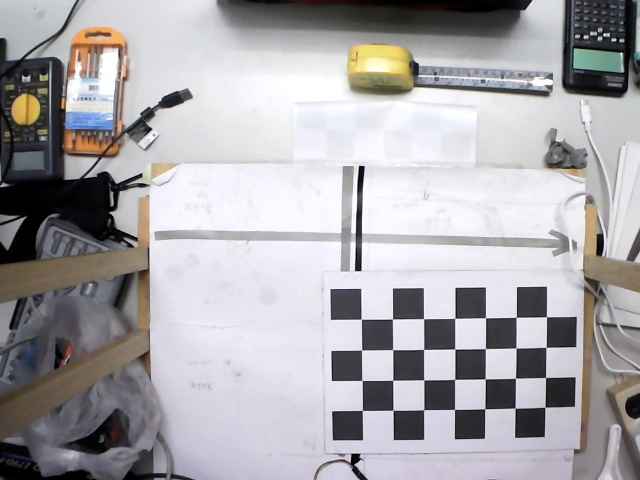
#> input picture YOLOv8/camera_calibration/chessboard2/image_1.jpg, 640 x 480 px, found by its file name; its folder holds only this picture in this run
$ python camera_caliration.py
#> lines starting #> are read from the running program, lines starting #| are printed output that depends on the picture; after the words box and inside, x2 and y2 are one past the last pixel; in counts of white or black regions, pixels touching at a corner belong together
#使用
import numpy as np
import cv2

# 初始化参数
board_cols = 7  #橫向角點個數(行數-1)
board_rows = 4  #直向角點個數(列數-1)
square_size = 35.0   #一小方格邊長

# 准备物体点
objp = np.zeros((board_cols * board_rows, 3), np.float32)#三維點座標
objp[:, :2] = np.mgrid[0:board_cols, 0:board_rows].T.reshape(-1, 2)
objp *= square_size

# 打印物体点以确认
print("Object Points:")
print(objp)

# 存储棋盘格的三维点和图像平面的二维点
objpoints = []  # 3d point in real world space
imgpoints_left = []  # 2d points in left image plane.

# 读取标定图片
image_nums = 17
for i in range(1,image_nums):
    # 更換成電腦上標定圖像的路徑
    img_left = cv2.imread(r"D:\camera_calibration\chessboard2\image_%d.jpg" % i)
#> img_left is the input picture: shape (480, 640, 3); mean B, G, R 170, 166.6, 168.8
    #img_left = cv2.imread(r"C:\Users\acer\Downloads\test2.jpg")
    if img_left is None:
        print(f"Image {i} not found or could not be loaded.")
        continue

    gray_left = cv2.cvtColor(img_left, cv2.COLOR_BGR2GRAY)
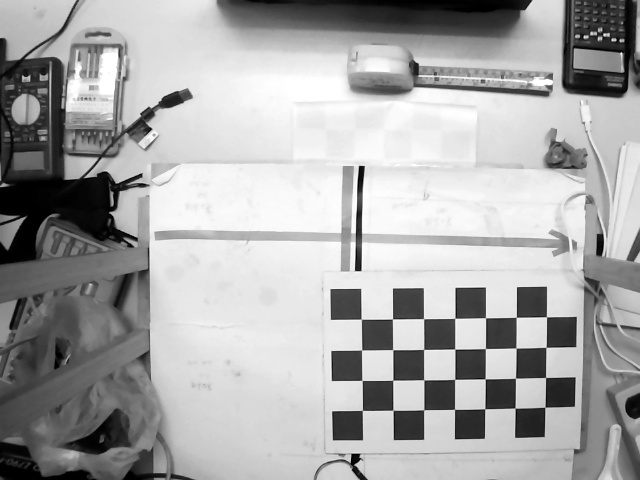
#> gray_left: shape (480, 640); min 0, max 255, mean 167.6
    cv2.imshow(f"Gray Image {i}", gray_left)
    cv2.waitKey(100)  # 显示0.5秒
    cv2.destroyAllWindows()
    # 調整灰度圖像對比圖
    #gray_left = cv2.equalizeHist(gray_left)
    #cv2.imshow(f"Equalized Gray Image {i}", gray_left)
    #cv2.waitKey(500)

    # 自動獲取圖像寬高
    h, w = gray_left.shape
#> h = 480; w = 640

    # 提取棋盤格角點
    ret_left, corners_left = cv2.findChessboardCorners(gray_left, (board_cols, board_rows), None)
#> ret_left = True; corners_left = 28 rows, first 8: [361, 319], [392.5, 319], [423.7, 318.6], [455.1, 318.2], [485.6, 317.8], [516.3, 317.3], [546.5, 316.9], [361.7, 350.1]

    if ret_left:
        print("Find %dth images' corners..." % i)
        objpoints.append(objp)
        criteria = (cv2.TERM_CRITERIA_EPS + cv2.TERM_CRITERIA_MAX_ITER, 30, 0.01)
        corners2_left = cv2.cornerSubPix(gray_left, corners_left, (11, 11), (-1, -1), criteria)
#> corners2_left = 28 rows, first 8: [361.3, 319.2], [392.5, 319], [423.6, 318.6], [454.8, 318.4], [485.5, 317.7], [516.3, 317.3], [546.5, 316.7], [361.6, 350]
        imgpoints_left.append(corners2_left)

        # 繪製棋盤格角點
        img_left = cv2.drawChessboardCorners(img_left, (board_cols, board_rows), corners2_left, ret_left)
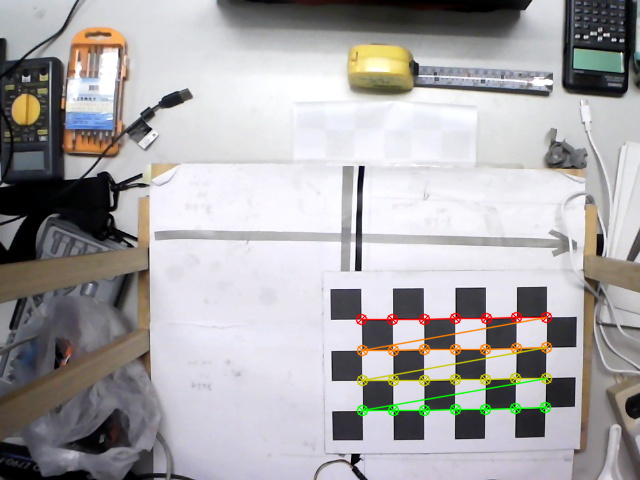
#> img_left: shape (480, 640, 3); 1.97% of pixels changed, all inside (x1, y1, x2, y2) = (355, 311, 553, 417)
        cv2.imshow("left img", img_left)
        cv2.waitKey(1000)
    else:
        print(f"Could not find corners in {i}th image.")

# 相機標定
if len(objpoints) == 0 or len(imgpoints_left) == 0:
    print("No corners found in any images.")
else:
    ret1, mtx_left, dist_left, rvecs1, tvecs1 = cv2.calibrateCamera(objpoints, imgpoints_left, (w, h), None, None)
    print("ret", ret1)
    print("mtx_left:", mtx_left)  # 內參矩陣
    print("dist_left", dist_left)  # 畸变系数
    print("rvecs1",rvecs1)  #   旋轉矩陣
    print("tvecs1",tvecs1)  #   評移向量
cv2.destroyAllWindows()
